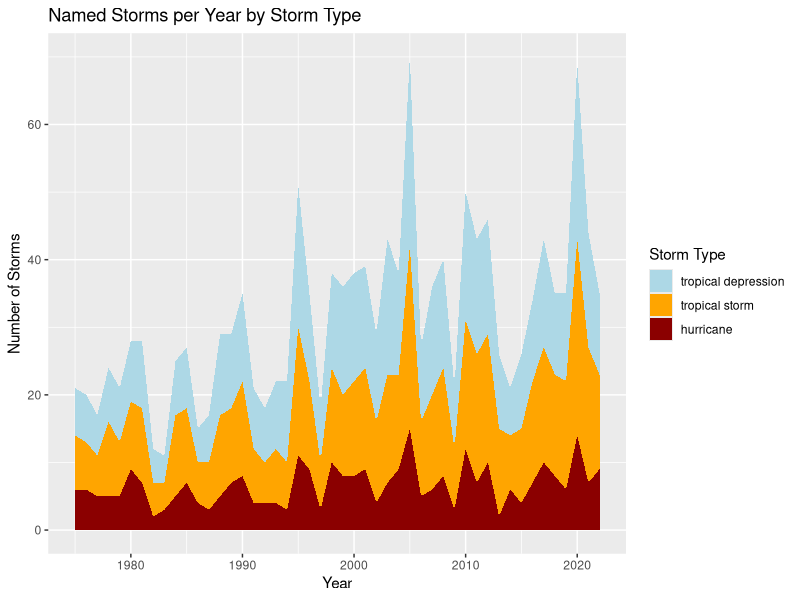
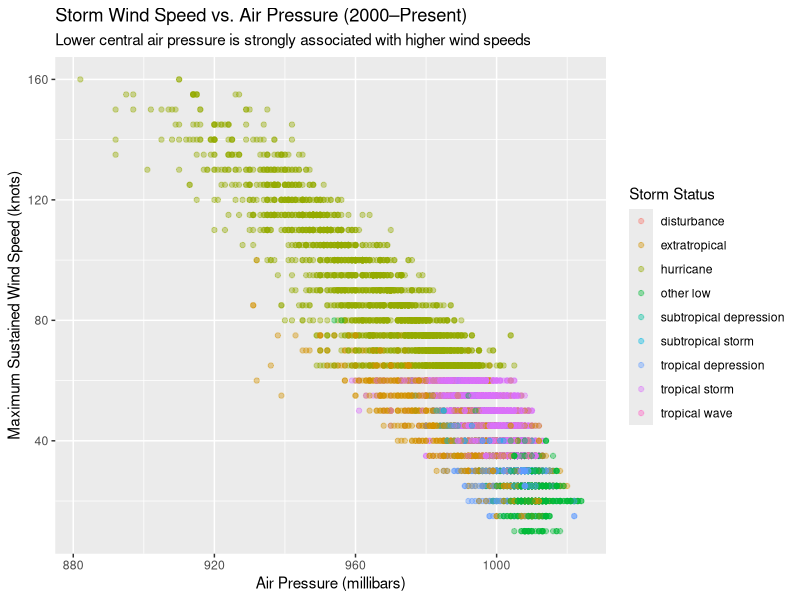

The R script that drew these images, in order:
## ---- chunk 1
#| label: setup
#| message: false
library(tidyverse)
## ---- chunk 2
storms |>
  filter(status %in% c("tropical depression", "tropical storm", "hurricane")) |>
  mutate(status = factor(status, levels = c("tropical depression", "tropical storm", "hurricane"))) |>
  distinct(year, name, status) |>
  count(year, status) |>
  complete(year, status, fill = list(n = 0)) |>
  ggplot(aes(x = year, y = n, fill = status)) +
  geom_area() +
  scale_fill_manual(
    values = c(
      "tropical depression" = "lightblue",
      "tropical storm" = "orange",
      "hurricane" = "darkred"
    )
  ) +
  labs(
    title = "Named Storms per Year by Storm Type",
    x = "Year",
    y = "Number of Storms",
    fill = "Storm Type"
  )
## ---- chunk 3
#| cache: true
storms_recent <- storms |>
  filter(year >= 2000) |>
  select(year, name, status, wind, pressure)
## ---- chunk 4
storms_recent |>
  ggplot(aes(x = pressure, y = wind, color = status)) +
  geom_point(alpha = 0.4) +
  labs(
    title = "Storm Wind Speed vs. Air Pressure (2000–Present)",
    subtitle = "Lower central air pressure is strongly associated with higher wind speeds",
    x = "Air Pressure (millibars)",
    y = "Maximum Sustained Wind Speed (knots)",
    color = "Storm Status"
  )
